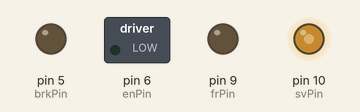
A sketch run on a simulated Arduino Uno, built with avr-gcc and run on an emulated ATmega328P. Parts: switched loads named in the sketch (green lamp = pin HIGH), output pins drawn as LEDs (lit = HIGH).

Above: at 0.1 s.
At 4.1 s:
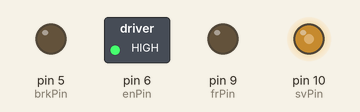
Timing chart, 0 to 5.6 s (numbered marks = the images above):
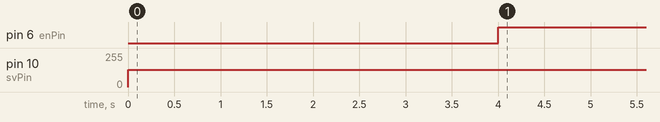

Measured:
- by itself, pin 6 (enPin): LOW → HIGH at 4.0 s
- by itself, pin 10 (svPin): 0/255 → 128/255 at 0.00 s

The sketch:

Driver_Test.ino
```cpp
// Define control signal pins
const int brkPin = 5;
const int enPin  = 6;
const int frPin  = 9;
const int svPin  = 10;

void setup() {
  // Initialize control signal pins
  pinMode(brkPin, OUTPUT);
  pinMode(enPin, OUTPUT);
  pinMode(frPin, OUTPUT);
  pinMode(svPin, OUTPUT);


}

void loop() {
  // Example control sequences
  // Set motor speed (0-255)
  analogWrite(svPin, 128); // 50% speed
  delay(2000); // Run for 2 seconds
  digitalWrite(brkPin, LOW); // BRK and COM disconnected -> brake
  delay(2000); // Brake for 2 seconds
  digitalWrite(enPin, HIGH);   // EN and COM disconnected -> motor stop

}
```
